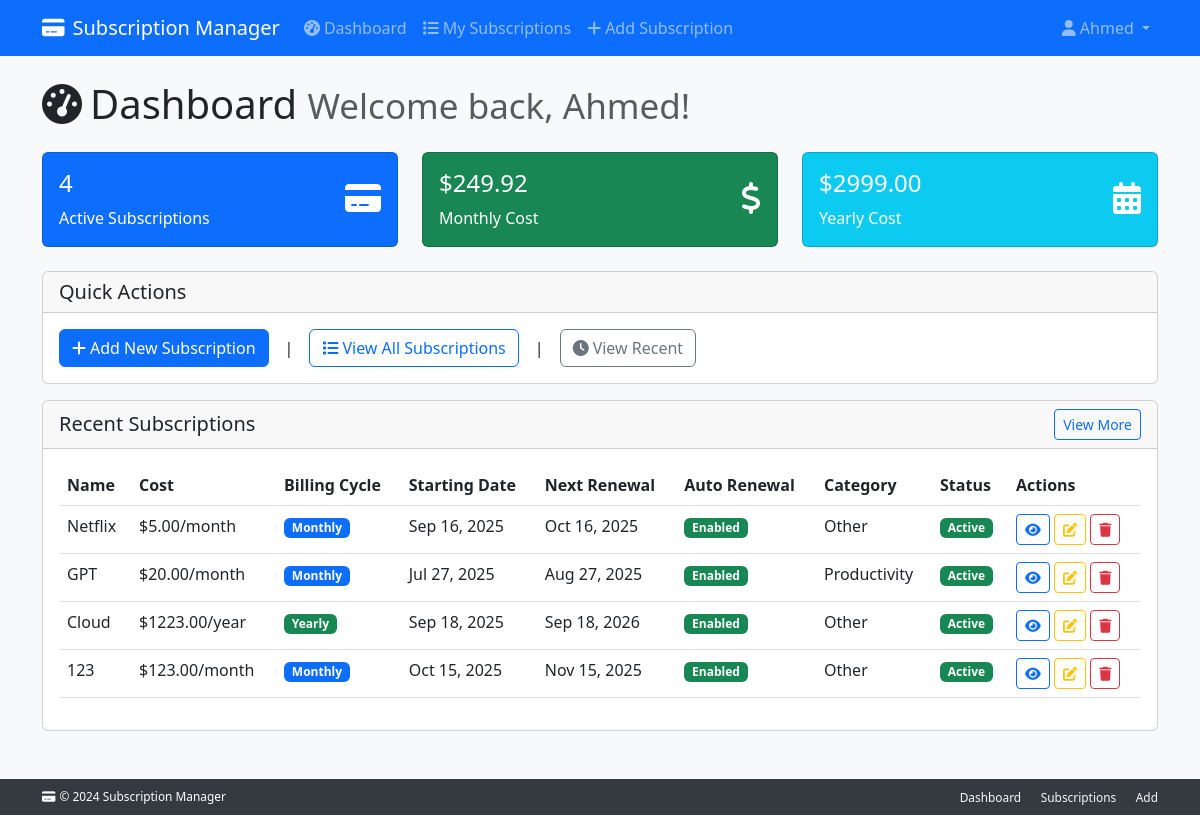
Page /dashboard/ (signed in) on the earlier database version.
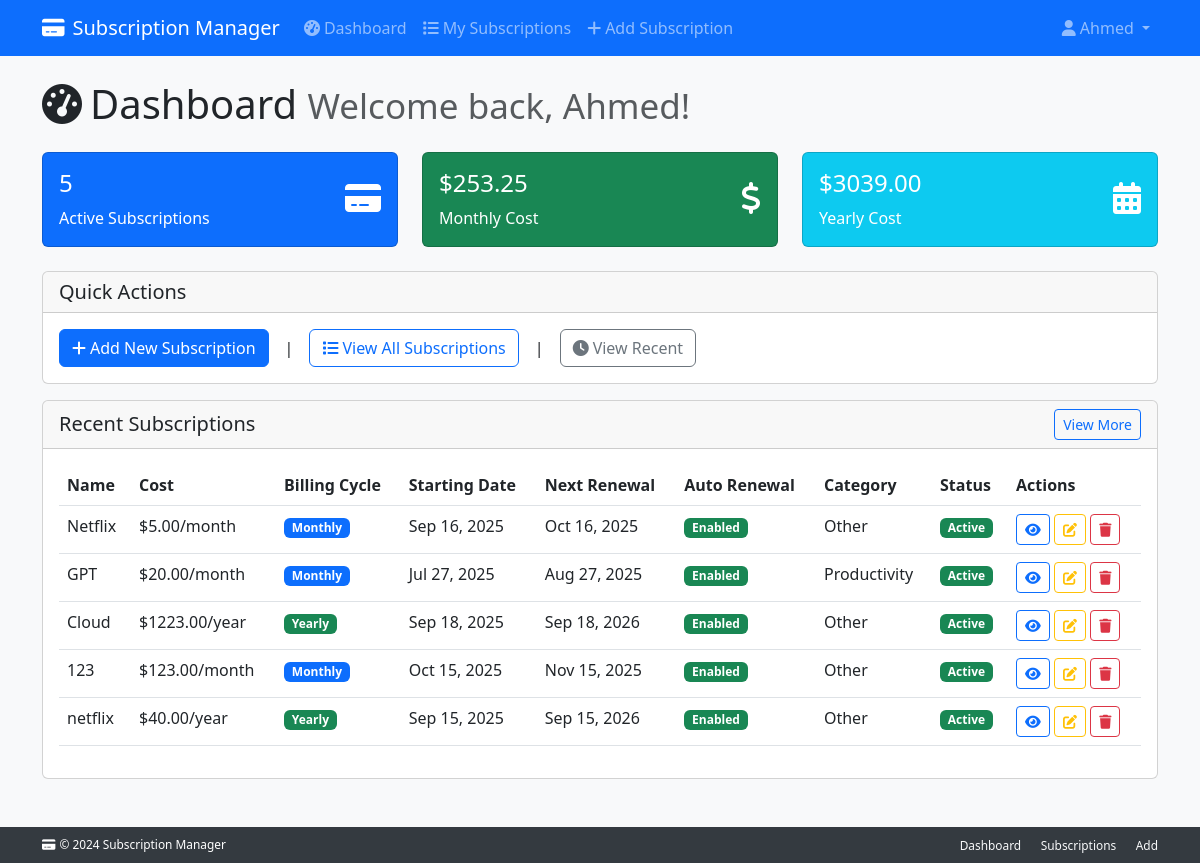
Same page on the later database version.
### subscriptions/models.py (models this page shows, shortened)
class Subscription(models.Model):
    user = models.ForeignKey(settings.AUTH_USER_MODEL, on_delete=models.CASCADE, related_name="subscriptions")
    name = models.CharField(max_length=200)
    monthly_cost = models.DecimalField(max_digits=10, decimal_places=2, null=True, blank=True)
    yearly_cost = models.DecimalField(max_digits=10, decimal_places=2, null=True, blank=True)
    billing_cycle = models.CharField(max_length=10, choices=BILLING_CYCLE_CHOICES)
    start_date = models.DateField()
    renewal_date = models.DateField(null=True, blank=True)
    duration_months = models.PositiveIntegerField(null=True, blank=True, help_text="Duration in months (for monthly billing)")
    duration_years = models.PositiveIntegerField(null=True, blank=True, help_text="Duration in years (for yearly billing)")
    is_active = models.BooleanField(default=True)
    auto_renewal = models.BooleanField(default=True)  # Default enabled
    category = models.ForeignKey(Category, on_delete=models.PROTECT)
    created_at = models.DateTimeField(auto_now_add=True)
    updated_at = models.DateTimeField(auto_now=True)
    def days_until_renewal(self):
        if not self.renewal_date or not self.is_active:
            return None
        today = timezone.now().date()
        return (self.renewal_date - today).days
    def is_renewing_within(self, days: int = 7) -> bool:
        remaining_days = self.days_until_renewal()
        if remaining_days is None:
            return False
        if remaining_days < 0:
            return False
        return remaining_days <= days

class Category(models.Model):
    name = models.CharField(max_length=150)
    description = models.TextField(blank=True)
    parent = models.ForeignKey("self", null=True, blank=True, on_delete=models.SET_NULL, related_name="subcategories")

### accounts/views.py (the view)
# urls.py: path('dashboard/', views.dashboard, name='dashboard'),
@login_required
def dashboard(request):
    subscriptions = Subscription.objects.filter(user=request.user, is_active=True)
    total_monthly = sum(sub.monthly_cost or 0 for sub in subscriptions if sub.billing_cycle == 'monthly')
    total_yearly = sum(sub.yearly_cost or 0 for sub in subscriptions if sub.billing_cycle == 'yearly')
    yearly_monthly_equivalent = total_yearly / 12 if total_yearly > 0 else 0
    total_monthly_cost = total_monthly + yearly_monthly_equivalent
    total_yearly_cost = total_monthly_cost * 12
    context = {
        'subscriptions': subscriptions,
        'total_monthly_cost': total_monthly_cost,
        'total_yearly_cost': total_yearly_cost,
        'total_subscriptions': subscriptions.count(),
    }
    return render(request, 'dashboard.html', context)

### subscriptions_management_project/templates/dashboard.html
{% extends 'base.html' %} {% block title %}Dashboard - Subscription Manager{%endblock %} {% block content %}
<div class="row">
  <div class="col-12">
    <h1 class="mb-4">
      <i class="fas fa-tachometer-alt me-2"></i>Dashboard
      <small class="text-muted">Welcome back, {{ user.username }}!</small>
    </h1>
  </div>
</div>
<div class="row mb-4">
  <div class="col-md-4">
    <div class="card bg-primary text-white">
      <div class="card-body">
        <div class="d-flex justify-content-between">
          <div>
            <h4>{{ total_subscriptions }}</h4>
            <p class="mb-0">Active Subscriptions</p>
          </div>
          <div class="align-self-center">
            <i class="fas fa-credit-card fa-2x"></i>
          </div>
        </div>
      </div>
    </div>
  </div>
  <div class="col-md-4">
    <div class="card bg-success text-white">
      <div class="card-body">
        <div class="d-flex justify-content-between">
          <div>
            <h4>${{ total_monthly_cost|floatformat:2 }}</h4>
            <p class="mb-0">Monthly Cost</p>
          </div>
          <div class="align-self-center">
            <i class="fas fa-dollar-sign fa-2x"></i>
          </div>
        </div>
      </div>
    </div>
  </div>
  <div class="col-md-4">
    <div class="card bg-info text-white">
      <div class="card-body">
        <div class="d-flex justify-content-between">
          <div>
            <h4>${{ total_yearly_cost|floatformat:2 }}</h4>
            <p class="mb-0">Yearly Cost</p>
          </div>
          <div class="align-self-center">
            <i class="fas fa-calendar-alt fa-2x"></i>
          </div>
        </div>
      </div>
    </div>
  </div>
</div>
<div class="row mb-4">
  <div class="col-12">
    <div class="card">
      <div class="card-header">
        <h5 class="mb-0">Quick Actions</h5>
      </div>
      <div class="card-body d-flex align-items-center flex-wrap gap-2">
        <a href="{% url 'add_subscription' %}" class="btn btn-primary">
          <i class="fas fa-plus me-1"></i>Add New Subscription
        </a>
        <span class="mx-2">|</span>
        <a href="{% url 'subscription_list' %}" class="btn btn-outline-primary">
          <i class="fas fa-list me-1"></i>View All Subscriptions
        </a>
        <span class="mx-2">|</span>
        <button
          type="button"
          class="btn btn-outline-secondary"
          id="action-recent"
        >
          <i class="fas fa-clock me-1"></i>View Recent
        </button>
      </div>
    </div>
  </div>
  <div class="col-12 mt-3" id="actions-container">
    <div class="card">
      <div
        class="card-header d-flex justify-content-between align-items-center"
      >
        <h5 class="mb-0">Recent Subscriptions</h5>
        <a
          href="{% url 'subscription_list' %}"
          class="btn btn-sm btn-outline-primary"
          >View More</a
        >
      </div>
      <div class="card-body">
        {% with subs=subscriptions|slice:":5" %}
        {% include 'partials/subscriptions_table.html' with subscriptions=subs %}
        {% endwith %}
          </div>
    </div>
  </div>
</div>
{% endblock %}

### subscriptions/templates/partials/subscriptions_table.html (shortened to what this page needs)
<div class="table-responsive">
  <table class="table table-hover">
    <thead>
      <tr>
        <th>Name</th>
        <th>Cost</th>
        <th>Billing Cycle</th>
        <th>Starting Date</th>
        <th>Next Renewal</th>
        <th>Auto Renewal</th>
        <th>Category</th>
        <th>Status</th>
        <th>Actions</th>
      </tr>
    </thead>
    <tbody>
      {% for subscription in subscriptions %}
      <tr
        class="{% if subscription.is_renewing_within %}table-warning{% endif %}"
      >
        <td>{{ subscription.name }}</td>
        <td>
        {% if subscription.billing_cycle == 'monthly' %}
        ${{ subscription.monthly_cost|floatformat:2 }}/month
        {% else %}
        ${{ subscription.yearly_cost|floatformat:2 }}/year
        {% endif %}
        </td>
        <td>
          <span
            class="badge bg-{% if subscription.billing_cycle == 'monthly' %}primary{% else %}success{% endif %}"
          >
            {{ subscription.billing_cycle|title }}
          </span>
        </td>
        <td>{{ subscription.start_date|date:"M d, Y" }}</td>
        <td>
          {{ subscription.renewal_date|date:"M d, Y" }}
        </td>
        <td>
          {% include 'partials/badge_boolean.html' with value=subscription.auto_renewal true_label='Enabled' false_label='Disabled' %}
        </td>
        <td>{{ subscription.category.name|default:"No Category" }}</td>
        <td>
          {% include 'partials/badge_boolean.html' with value=subscription.is_active true_label='Active' false_label='Inactive' %}
        </td>
        <td>
          <a
            href="{% url 'subscription_detail' subscription.pk %}"
            class="btn btn-sm btn-outline-primary"
          >
            <i class="fas fa-eye"></i>
          </a>
          <a
            href="{% url 'edit_subscription' subscription.pk %}"
            class="btn btn-sm btn-outline-warning"
          >
            <i class="fas fa-edit"></i>
          </a>
          <button
            type="button"
            class="btn btn-sm btn-outline-danger"
            onclick="confirmDelete({{ subscription.pk }}, '{{ subscription.name }}')"
          >
            <i class="fas fa-trash"></i>
          </button>
        </td>
      </tr>
      {% endfor %}
    </tbody>
  </table>
</div>

### subscriptions/templates/partials/badge_boolean.html
<span class="badge bg-{% if value %}success{% else %}danger{% endif %}">
  {% if value %} {{ true_label|default:'Enabled' }} {% else %} {{
  false_label|default:'Disabled' }} {% endif %}
</span>

Differences in the rows shown:
added Subscription: name "netflix", yearly_cost "40.00", billing_cycle "Yearly", start_date "Sep 15, 2025", renewal_date "Sep 15, 2026", true_label "Enabled Active", category.name "Other"
Other differences:
{{ total_subscriptions }}: "4" → "5"
{{ total_monthly_cost|floatformat:2 }}: "249.92" → "253.25"
{{ total_yearly_cost|floatformat:2 }}: "2999.00" → "3039.00"
